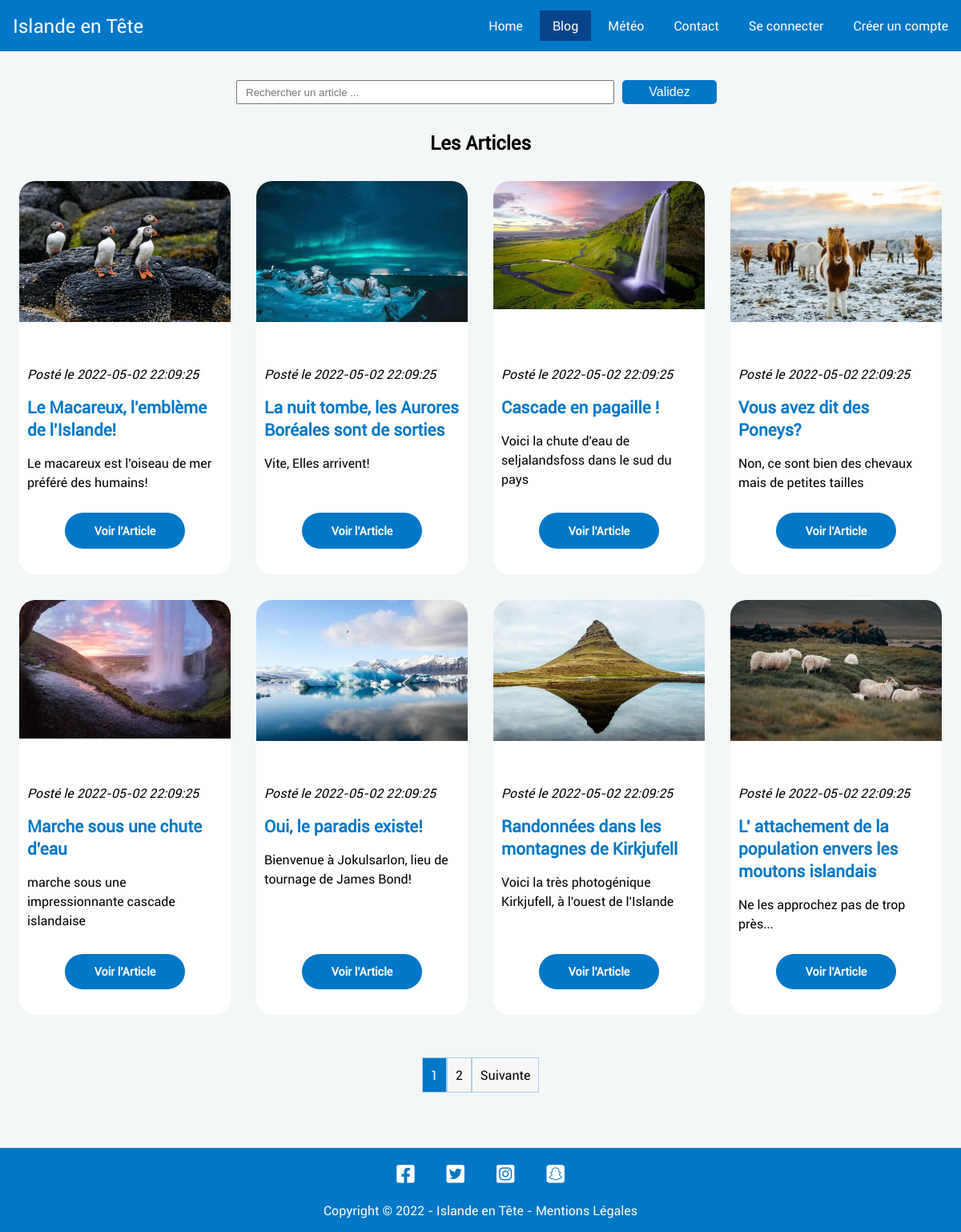
Page /blog on the committed database.
### tables this page shows
CREATE TABLE `article` (
  `id` int(11) NOT NULL,
  `title` varchar(255) NOT NULL,
  `url_image` varchar(255) NOT NULL,
  `alt_image` varchar(255) NOT NULL,
  `accroche` varchar(255) NOT NULL,
  `content` text NOT NULL,
  `id_category` int(10) UNSIGNED NOT NULL,
  `created_at` datetime NOT NULL DEFAULT current_timestamp()
);

### app/Controllers/FrontController.php (called while the page is built, shortened)
<?php
class FrontController
{
    function blog($query, $currentPage)
    {
        $articlesManager = new \ProjetBlogKercode\Models\UserModel();
        $nbarticles = $articlesManager->countArticles();
        $parPage = 8;
        $pages = ceil($nbarticles / $parPage);
        $premierArticle = ($currentPage * $parPage) - $parPage;
        $articles = $articlesManager->articlePage($premierArticle, $parPage);
        $search = $articlesManager->rechercheArticle($query);
        require "app/Views/front/blog.php";
    }
}

### app/Models/UserModel.php (called while the page is built, shortened)
<?php
class UserModel extends Manager
{
    public function countArticles()
    {
        $bdd = $this->dbConnect();
        $req = $bdd->prepare("SELECT COUNT(id) AS nb_articles FROM article");
        $req->execute();
        $result = $req->fetch();
        $nbArticles = $result['nb_articles'];
        return $nbArticles;
    }
    public function articlePage($premierArticle, $parPage)
    {
        $bdd = $this->dbConnect();
        $req = $bdd->prepare('SELECT id, title, url_image, alt_image, accroche, created_at
        FROM article
        ORDER BY created_at
        DESC LIMIT :premierarticle, :parpage');
        $req->bindValue(':premierarticle', $premierArticle, PDO::PARAM_INT);
        $req->bindValue(':parpage', $parPage, PDO::PARAM_INT);
        $req->execute();
        $articles = $req->fetchAll(PDO::FETCH_ASSOC);
        return $articles;
    }
}

### app/Views/front/blog.php (the view, shortened to what this page needs)
<section id="search">
    <?php
    include_once "template/search.php";
    ?>
    <?php
        if (isset($search) && !empty($search) && isset($_GET['isSearching'])) :
    ?>
    <section id="bloc-articles">
        <h1>Votre Recherche</h1>
        <div class="article-container">
            <?php
        foreach ($search as $article){
        ?>
            <article class="article-card">
                <figure class="article-image">
                    <img src="<?= $article['url_image']; ?>" alt="<?= $article['alt_image']; ?>">
                </figure>
                <div class="content-article">
                    <p class="date-article">Posté le <time
                            datetime="<?= $article['created_at']; ?>"><?= $article['created_at']; ?></time></p>
                    <h2 class="article-title"><?= $article['title']; ?></h2>
                    <p class="accroche"><?= $article['accroche']; ?></p>
                </div>
                <a title="voir article" class="btn-form" href="article&id=<?= $article['id'] ; ?>">Voir l'Article</a>
            </article>
            <?php }; ?>
        </div>
    </section>
    <?php
    else :
    ?>
    <section id="bloc-articles">
        <h1>Les Articles</h1>
        <div class="article-container">
            <?php foreach ($articles as $article){
        ?>
            <article class="article-card">
                <figure class="article-image">
                    <img src="<?= $article['url_image']; ?>" alt="<?= $article['alt_image']; ?>">
                </figure>
                <div class="content-article">
                    <p class="date-article">Posté le <time
                            datetime="<?= $article['created_at']; ?>"><?= $article['created_at']; ?></time></p>
                    <h2 class="article-title"><?= $article['title']; ?></h2>
                    <p class="accroche"><?= $article['accroche']; ?></p>
                </div>
                <a title="voir article" class="btn-form" href="article&id=<?= $article['id']; ?>">Voir l'Article</a>
            </article>
            <?php }; ?>
        </div>
    </section>
</section>
<nav id="nav-pagination">
    <ul class="pagination">
        <?php for($page = 1; $page <= $pages; $page++): ?>
        <li class="page-item <?= ($currentPage == $page) ? "active" : "" ?>">
            <a title="page" href="blog&page=<?= $page ?>" class="page-link"><?= $page ?></a>
        </li>
        <?php endfor ?>
        <li class="page-item <?= ($currentPage == $pages) ? "hidden" : "" ?>">
            <a title="suivant" href="blog&page=<?= htmlspecialchars($currentPage + 1) ?>" class="page-link">Suivante</a>
        </li>
    </ul>
</nav>
<?php
        endif
    ?>
<?php require 'template/template.php';

### app/Public/style/style.css (style rules this page uses)
:root { --mainColor: #0077C7; --mainLightColor: #58A2D4; --mainSuperLightColor: #a7d0ec; --bodyColor: #f4f7f7; --icon-dark: #616161; }
body { font-family: 'Roboto', sans-serif; height: 100%; position: relative; background-color: var(--bodyColor); }
h1 { font-size: 1.5rem; margin: 2rem 0; text-align: center; }
a { text-decoration: none; color: black; }
li { list-style: none; }
.article-container { display: grid; grid-template-columns: repeat(auto-fill, minmax(250px, 1fr)); gap: 2rem; }
.article-card { background-color: white; border-radius: 20px; transition: 0.5s; }
.article-image { overflow: hidden; }
.article-image img { max-width: 100%; height: auto; border-radius: 20px 20px 0 0; }
.article-title { margin: 1rem 0; color: var(--mainColor); font-size: 1.3rem; }
.accroche { font-size: 1rem; line-height: 1.5rem; margin: 0; }
.btn-form { display: block; padding: 1rem 2rem; background-color: var(--mainColor); color: white; border: none; font-weight: 600; border-radius: 50px; margin: 20px auto; text-align: center; width: 67%; }
.content-article { padding: 10px; }
.date-article { font-style: italic; }
#bloc-articles { margin: 1rem 1.5rem 4rem; }
#bloc-articles a { display: block; margin: 1rem auto 2rem; }
#nav-pagination { text-align: center; margin: 3rem 0; }
.pagination { display: inline-flex; margin-bottom: 2rem; }
.pagination .page-item a { transition: all 0.1s ease-in-out; background-color: #F7F7F8; padding: 10px; border: solid 1px var(--mainSuperLightColor); }
.pagination .active a, .pagination .page-item a:hover { background-color: var(--mainColor); color: white; }
.btn-form { padding: 0.8rem 2rem; background-color: var(--mainColor); color: white; border: none; font-weight: 600; border-radius: 50px; margin: 3rem auto 1.5rem; text-align: center; width: 67%; cursor: pointer; font-size: 0.9rem; display: block; }
@media screen and (min-width: 768px) { .article-card { display: grid; grid-template-rows: 220px 1fr; } }
@media screen and (min-width: 768px) { .btn-form { width: 57%; } }
@media screen and (min-width: 1024px) { .active, .navbar-links li:hover { background-color: #074489; } }

### rows in the picture
article: url_image (picture), created_at "2022-05-02 22:09:25", title "Le Macareux, l'emblème de l'Islande!", accroche "Le macareux est l'oiseau de mer préféré des humains!"
article: url_image (picture), created_at "2022-05-02 22:09:25", title "La nuit tombe, les Aurores Boréales sont de sorties", accroche "Vite, Elles arrivent!"
article: url_image (picture), created_at "2022-05-02 22:09:25", title "Cascade en pagaille !", accroche "Voici la chute d'eau de seljalandsfoss dans le sud du pays"
article: url_image (picture), created_at "2022-05-02 22:09:25", title "Vous avez dit des Poneys?", accroche "Non, ce sont bien des chevaux mais de petites tailles"
article: url_image (picture), created_at "2022-05-02 22:09:25", title "Marche sous une chute d'eau", accroche "marche sous une impressionnante cascade islandaise"
article: url_image (picture), created_at "2022-05-02 22:09:25", title "Oui, le paradis existe!", accroche "Bienvenue à Jokulsarlon, lieu de tournage de James Bond!"
article: url_image (picture), created_at "2022-05-02 22:09:25", title "Randonnées dans les montagnes de Kirkjufell", accroche "Voici la très photogénique Kirkjufell, à l'ouest de l'Islande"
article: url_image (picture), created_at "2022-05-02 22:09:25", title "L' attachement de la population envers les moutons islandais", accroche "Ne les approchez pas de trop près..."
